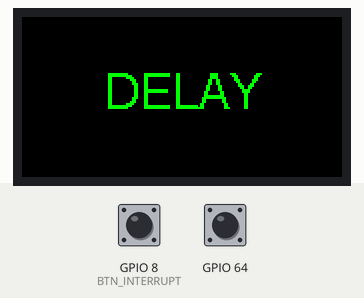
This program was run on a simulated ESP32. On the bench: 160×80 colour display. The test bench sets the inputs (shaded band); at power-on: GPIO 64 HIGH, GPIO 8 (BTN_INTERRUPT) HIGH. What the program prints to the serial monitor is not drawn.

Above: at 1.3 s.
1.4 s: GPIO 64 pulled LOW for 1.05 s
At 2.2 s:
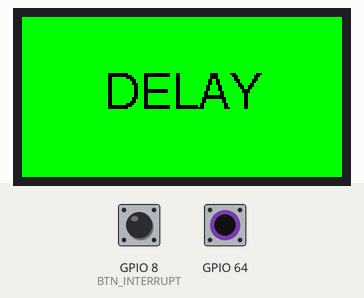
Timing chart, 0 to 4.4 s (numbered marks = the images above; inputs shaded):
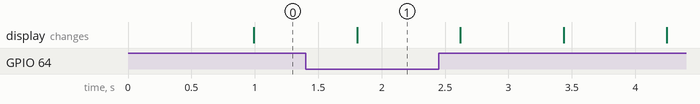

The program:

main.cpp
```cpp
#include <Arduino.h>

#include "./observers/ButtonDisplay.h"
#include "./observers/MidiModule.h"
#include "Button.h"
#include "ButtonDriverDirect.h"
#include "ButtonDriverMCP.h"
#include "LGFX.h"
#include "defines.h"

// foo prototypes
void IRAM_ATTR onInterrupt();

// init vars
LGFX display1 = LGFX(19);  // 19 - current csPin
ButtonDisplay btn_dsp1;
MidiModule midi_m;

// buttons subjects init
ButtonDriverMCP btnDrvMcp;
Button btn1 = Button(&btnDrvMcp, 0);

void setup() {
  Serial1.begin(115200);
  Serial2.begin(31250);  // midi port

  pinMode(BTN_INTERRUPT, INPUT_PULLUP);
  attachInterrupt(BTN_INTERRUPT, onInterrupt, FALLING);

  display1.init();
  display1.setRotation(display1.getRotation() ^ 1);
  display1.setBrightness(128);
  display1.setColorDepth(24);

  display1.fillScreen(TFT_BLACK);
  display1.drawRect(0, 0, display1.width(), display1.height(), 0x00FF00U);

  display1.setTextColor(TFT_GREEN);

  display1.setCursor(2, 40);
  display1.setFont(&fonts::Font4);
  display1.setTextDatum(textdatum_t::middle_center);
  display1.drawString("DELAY", display1.width() / 2, display1.height() / 2);

  // attach midi observer
  btn1.attach(&midi_m);
  btn1.attach(&btn_dsp1);
}

void loop() {
  Serial.println("loop");

  display1.fillScreen(TFT_GREEN);
  display1.setTextColor(TFT_BLACK);
  display1.drawString("DELAY", display1.width() / 2, display1.height() / 2);
  delay(800);

  display1.fillScreen(TFT_BLACK);
  display1.setTextColor(TFT_GREEN);
  display1.drawString("DELAY", display1.width() / 2, display1.height() / 2);
  delay(800);

  // observer
  if(btn1.getState()) {
    btn1.notifyObservers();
  }
}

void IRAM_ATTR onInterrupt() {
  // check what button have been pressed
  // update global state
}
```

Button.cpp
```cpp
#include <Arduino.h>
#include "Button.h"

#include <Adafruit_MCP23017.h>

#include "ButtonDriver.h"

Adafruit_MCP23017 mcp;

Button::Button(ButtonDriver *btnDriver, int pin) {
  this->driver = btnDriver;
  this->pin = pin;
  for(int i = 0; i < MAX_OBSERVERS; ++i) {
    observers[i] = nullptr;
  }
}

void Button::init(int mode) {
  mcp.begin();
  // {
    // Serial.println("MCP init error");
  // }
  mcp.pinMode(this->pin, mode);
}

void Button::attach(Observer *observer) {
  observers[this->observerCount++] = observer;
}

void Button::detach(Observer *observer) {
  for(int i = 0; i < this->observerCount; ++i) {
    if(observers[i] == observer) {
      observers[i] = nullptr;  // Remove the observer
      // Shift the rest of the elements up to fill the gap
      for(int j = i; j < this->observerCount - 1; ++j) {
        observers[j] = observers[j + 1];
      }

      observers[this->observerCount - 1] = nullptr;  // Avoid dangling pointers
      this->observerCount--;
      break;  // Exit the loop after removing the observer
    }
  }
}

void Button::notifyObservers() {
  for(int i = 0; i < this->observerCount; ++i) {
    if(observers[i] != nullptr) {  // Check if the observer slot is not empty
      observers[i]->update(/* message */ 0);
    }
  }
}

bool Button::getState(void) {
  if(!mcp.digitalRead(0)) {  // todo use mcp driver but before try debounce2mcp
    Serial.println("Button Pressed!");
  }

  return mcp.digitalRead(0);
}
```

Button.h
```cpp
#ifndef BUTTON_H
#define BUTTON_H

#include "./observers/Observer.h"
#include "ButtonDriver.h"

class Button
{
    int pin;
    bool state = false;
    static const int MAX_OBSERVERS = 10;
    Observer *observers[MAX_OBSERVERS];
    int observerCount = 0;
    ButtonDriver* driver;

public:
    Button(ButtonDriver* btnDriver, int pin);
    void init(int mode);
    void attach(Observer *observer);
    void detach(Observer *observer);
    void notifyObservers();
    bool getState(void);
};

#endif
```

LGFX.h
```cpp
#include <LovyanGFX.hpp>

class LGFX : public lgfx::LGFX_Device {
  lgfx::Panel_ST7735S _panel_instance;
  lgfx::Bus_SPI _bus_instance;

 public:
  LGFX(int csPin) {
    {
      auto cfg = _bus_instance.config();
      cfg.spi_host = VSPI_HOST;
      cfg.spi_mode = 0;
      cfg.freq_write = 20000000;
      cfg.freq_read = 14000000;
      cfg.spi_3wire = true;
      cfg.use_lock = true;  // Set true to use transaction locking
      cfg.dma_channel = SPI_DMA_CH_AUTO;
      cfg.pin_sclk = 18;
      cfg.pin_mosi = 23;
      cfg.pin_miso = -1;
      cfg.pin_dc = 2;  // SPI D/C or RS

      _bus_instance.config(cfg);  // Reflects the setting value on the bus
      _panel_instance.setBus(&_bus_instance);  // Place the bus on the panel
    }

    {  // Configure display panel control settings.
      auto cfg = _panel_instance.config();

      cfg.pin_cs = csPin;
      cfg.pin_rst = 4;
      cfg.pin_busy = -1;

      // The following setting values are general default values set for each
      // panel, so please comment out any items you are unsure of and try again.

      cfg.panel_width = 80;     // Actual displayable width
      cfg.panel_height = 160;   // Actual display height
      cfg.offset_x = 26;        // Panel X direction offset amount
      cfg.offset_y = 1;         // Panel Y direction offset amount
      cfg.offset_rotation = 2;  //  0~7 (4~7 are upside down)
      cfg.dummy_read_pixel =
          8;  // Number of dummy read bits before pixel readout
      cfg.dummy_read_bits = 1;  // Number of bits for dummy read before reading
                                // data other than pixels
      cfg.readable = false;     // Set to true if data reading is possible
      cfg.invert = true;  // パネルの明暗が反転してしまう場合 trueに設定
      cfg.rgb_order = false;  // Set to true if the red and blue colors of the
                              // panel are swapped.
      cfg.dlen_16bit =
          false;  // Set to true for panels that transmit data length in 16-bit
                  // units using 16-bit parallel or SPI.
      cfg.bus_shared = false;  // Set to true when sharing the bus with the SD
                               // card (control the bus using drawJpgFile, etc.)

      // Set the following only if the display is misaligned with a variable
      // pixel number driver such as ST7735 or ILI9163.
      cfg.memory_width = 132;
      cfg.memory_height = 162;

      _panel_instance.config(cfg);
    }

    setPanel(&_panel_instance);  // Set the panel to be used.
  }
};
```

defines.h
```cpp
#define BTN_INTERRUPT 8
```

ButtonDisplay.cpp
```cpp
#include "ButtonDisplay.h"

void ButtonDisplay::update(int message) {
  // take button state from preset obj and set display on/off
}
```

ButtonDisplay.h
```cpp
#ifndef BUTTONDISPLAY
#define BUTTONDISPLAY

#include "Observer.h"

class ButtonDisplay : public Observer {
 public:
  void update(int message);
};

#endif
```

MidiModule.cpp
```cpp
#include "MidiModule.h"

MIDI_CREATE_DEFAULT_INSTANCE();

void MidiModule::update(int message) {
  // message is a button num
  // todo get a midi command from preset object based on the msg/num
  MIDI.sendNoteOn(42, message, 1);
}
```

MidiModule.h
```cpp
#ifndef MIDIMODULE_H
#define MIDIMODULE_H

#include <MIDI.h>

#include "Observer.h"


class MidiModule : public Observer {
 public:
  void update(int message);
};

#endif
```

Observer.h
```cpp
#ifndef OBSERVER_H
#define OBSERVER_H

class Observer
{
public:
    virtual void update(int message) = 0;
};

#endif // OBSERVER_H
```

ButtonDriver.h
```cpp
//  The generic interface (abstract class) for button drivers.
//  This interface declares methods that all button drivers must implement,
//  such as checking the button's state.

#ifndef BUTTONDRIVER_H
#define BUTTONDRIVER_H

class ButtonDriver
{
public:
    virtual ~ButtonDriver() {}
    virtual bool isPressed() = 0; // Returns true if the button is pressed
};

#endif
```

ButtonDriverDirect.h
```cpp
#include <Wire.h>

#include "ButtonDriver.h"

class ButtonDriverDirect : public ButtonDriver {
 public:
  ButtonDriverDirect() {}

  bool isPressed() override { return true; }
};
```

ButtonDriverMCP.h
```cpp
#include <Wire.h>
#include <Adafruit_MCP23017.h>
#include <Bounce2mcp.h>

#include "ButtonDriver.h" // ?

class ButtonDriverMCP : public ButtonDriver {
 public:
  ButtonDriverMCP() {}

  bool isPressed() override { return true; }
};
```
